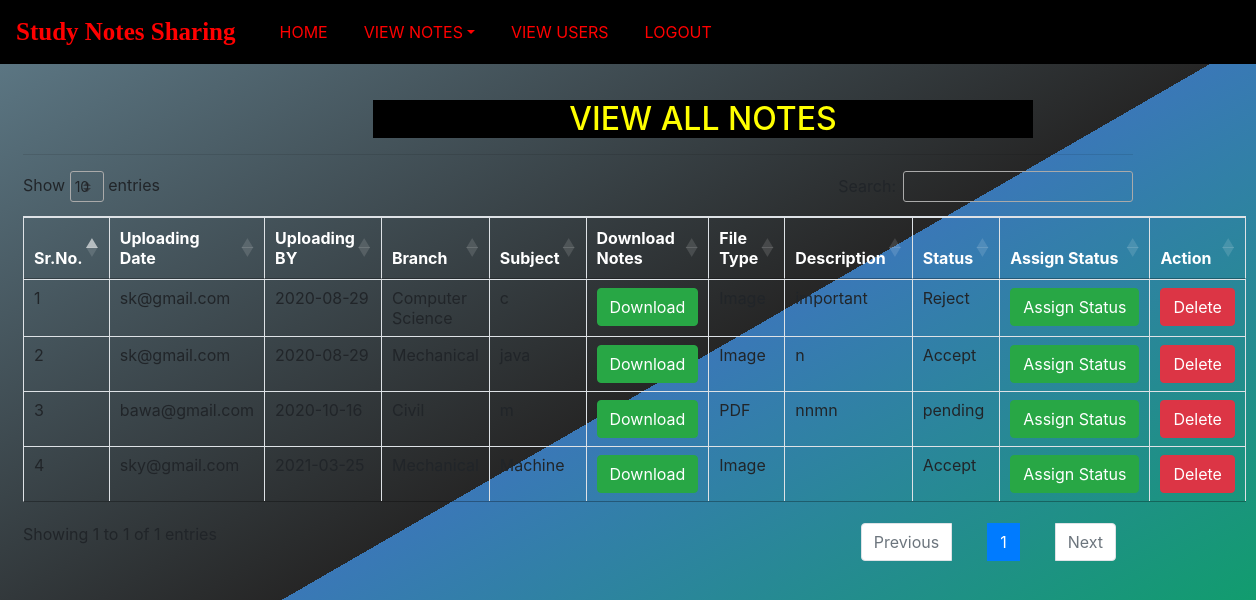
The app's page /all_notes/ (signed in) with its own data.
### notes/models.py (models this page shows, shortened)
class Notes(models.Model):
    user=models.ForeignKey(User,on_delete=models.CASCADE)
    uploadingdate=models.CharField(max_length=30)
    branch=models.CharField(max_length=30)
    subject=models.CharField(max_length=30)
    notesfile=models.FileField(null=True)
    filetype=models.CharField(max_length=30,null=True)
    description=models.CharField(max_length=200,null=True)
    status=models.CharField(max_length=15)

### notes/views.py (the view)
# urls.py: path('all_notes/',views.all_notes,name="all_notes"),
def all_notes(request):
    if not request.user.is_authenticated:
        return redirect('login_admin')
    notes=Notes.objects.all()
    d={'notes':notes}
    return render(request,'all_notes.html',d)

### notes/templates/all_notes.html (shortened to what this page needs)
{% extends 'admin_nav.html' %}
 {% load static %}
 {% block body %}
<link rel="stylesheet" href="https://cdnjs.cloudflare.com/ajax/libs/twitter-bootstrap/4.5.2/css/bootstrap.css">
<link rel="stylesheet" href="https://cdn.datatables.net/1.10.22/css/dataTables.bootstrap4.min.css">
 <div class="container mt-5 ml-2">
   <h2 class="text-center">VIEW ALL NOTES</h2>
   <hr>
   <table class="table table-bordered" id="example">
     <thead style="color:white">
       <tr>
         <th>Sr.No.</th>
         <th>Uploading Date</th>
         <th>Uploading BY</th>
         <th>Branch</th>
         <th>Subject</th>
         <th>Download Notes</th>
         <th>File Type</th>
         <th>Description</th>
         <th>Status</th>
         <th>Assign Status</th>
         <th>Action</th>
       </tr>
       </thead>
       {% for i in notes %}
       <tbody>
       <tr>
         <td>{{forloop.counter}}</td>
         <td>{{i.user.username}}</td>
         <td>{{i.uploadingdate}}</td>
         <td>{{i.branch}}</td>
         <td>{{i.subject}}</td>
         <td><a href="{{i.notesfile.url}}" class=" btn btn-success"download>Download</a></td>
         <td>{{i.filetype}}</td>
         <td>{{i.description}}</td>
         <td>{{i.status}}</td>
         <td><a href="{% url 'assign_status' i.id %}" class=" btn btn-success">Assign&nbsp;Status</a></td>
         <td><a href="{% url 'delete_notes' i.id %}" class=" btn btn-danger" onclick="return confirm('Are you sure?')">Delete</a></td>
       </tr>
       {% endfor %}
     </tbody>
   </table>
 </div>
 {% endblock body %}

### notes/templates/all_notes.html (style rules this page uses)
h2 { width:660px; margin-left:350px; margin-top:100px; color:yellow; background-color:black; }

### records on screen
Notes: user.username "sk@gmail.com", uploadingdate "2020-08-29", branch "Computer Science", subject "c", description "important", status "Reject"
Notes: user.username "sk@gmail.com", uploadingdate "2020-08-29", branch "Mechanical", filetype "Image", description "n", status "Accept"
Notes: user.username "bawa@gmail.com", uploadingdate "2020-10-16", filetype "PDF", description "nnmn", status "pending"
Notes: user.username "sky@gmail.com", subject "Machine", filetype "Image", status "Accept"
